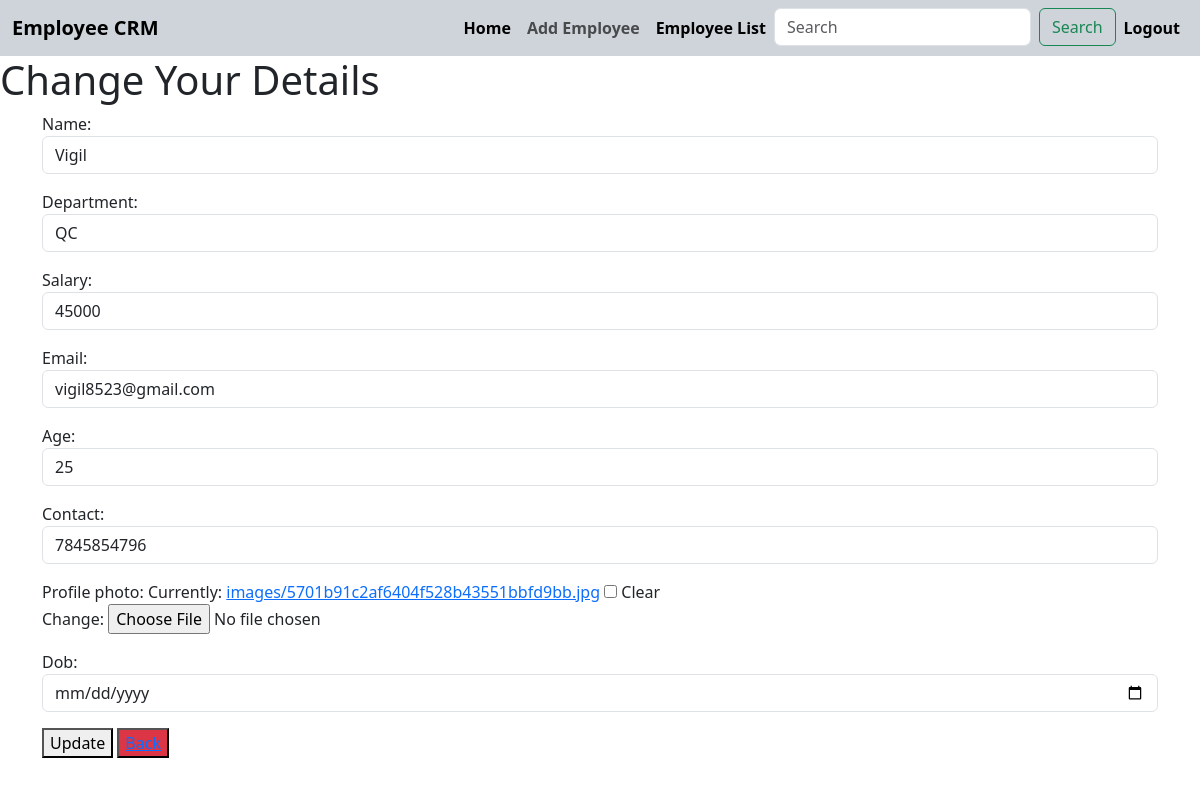
/employee/11/change (signed in), run on the app's committed database.
### crm/models.py (models this page shows, shortened)
class Employee(models.Model):
    name=models.CharField(max_length=100)
    department=models.CharField(max_length=100)
    salary=models.PositiveIntegerField()
    email=models.EmailField(unique=True)
    age=models.PositiveIntegerField()
    contact=models.CharField(max_length=200,null=True)
    profile_photo=models.ImageField(upload_to="images",null=True,blank=True)
    dob=models.DateField(null=True,blank=True)

### crm/views.py (the view, shortened to what this page needs)
# urls.py: path('employee/<int:pk>/change',views.EmpUpdateView.as_view(),name="updateemp"),
@method_decorator(signin_required,name="dispatch")
class EmpUpdateView(View):
    def get(self,request,*args,**kwargs):
        id=kwargs.get("pk")
        obj=Employee.objects.get(id=id)
        form=EmployeModelForm(instance=obj)
        return render(request,"emp_edit.html",{"form":form})

### crm/forms.py
class EmployeModelForm(forms.ModelForm):
    class Meta:
        model=Employee
        fields="__all__"
        widgets={
            'name':forms.TextInput(attrs={"class":"form-control",'placeholder':"enter your name"}),
            'department':forms.TextInput(attrs={"class":"form-control",'placeholder':"enter your department"}),
            'salary':forms.NumberInput(attrs={"class":"form-control",'placeholder':"enter your "}),
            'email':forms.TextInput(attrs={"class":"form-control"}),
            'age':forms.NumberInput(attrs={"class":"form-control"}),
            'contact':forms.TextInput(attrs={"class":"form-control"}),
            'dob':forms.DateInput(attrs={"class":"form-control","type":"date"})
        }

### crm/views.py (called while the page is built)
def signin_required(fn):
    def wrapper(request,*args,**kwargs):
        if not request.user.is_authenticated:
            messages.error(request,"invalid session")
            return redirect("login")
        else:
            return fn(request,*args,**kwargs)
    return wrapper

### crm/templates/emp_edit.html (shortened to what this page needs)
{%extends 'base.html'%}
{%block body_block%}
<h1>Change Your Details</h1>
<div class="container ">
    <form action="" method="post" enctype="multipart/form-data">
        {{form.as_p}}
        <button type="submit">
            Update
        </button>
        <button class="bg-danger " type="submit"><a href="{%url 'home'%}">Back</a></button>
    </form>
</div>
{%endblock%}

### data on the page
Employee: name "Vigil", department "QC", salary "45000", email "vigil8523@gmail.com", age "25", contact "7845854796"
